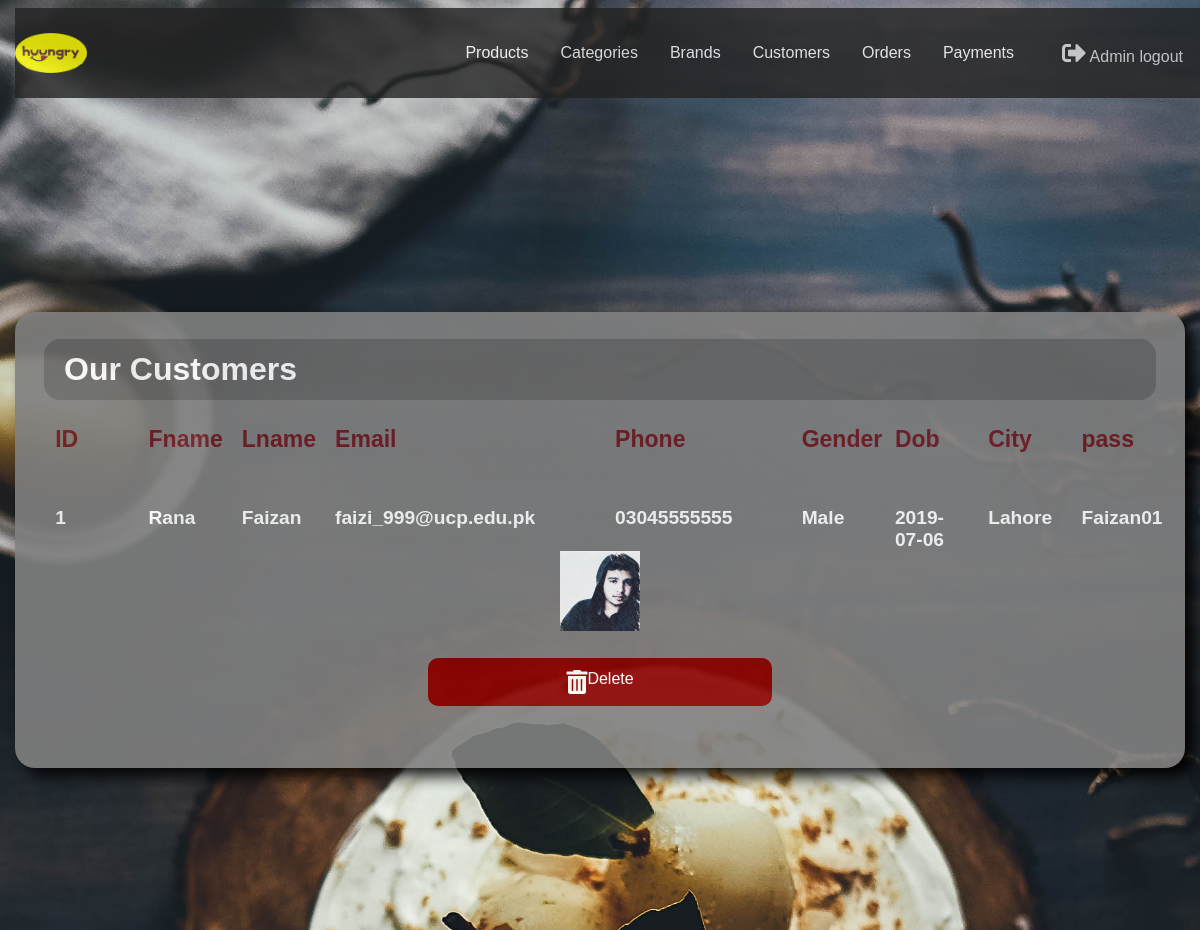
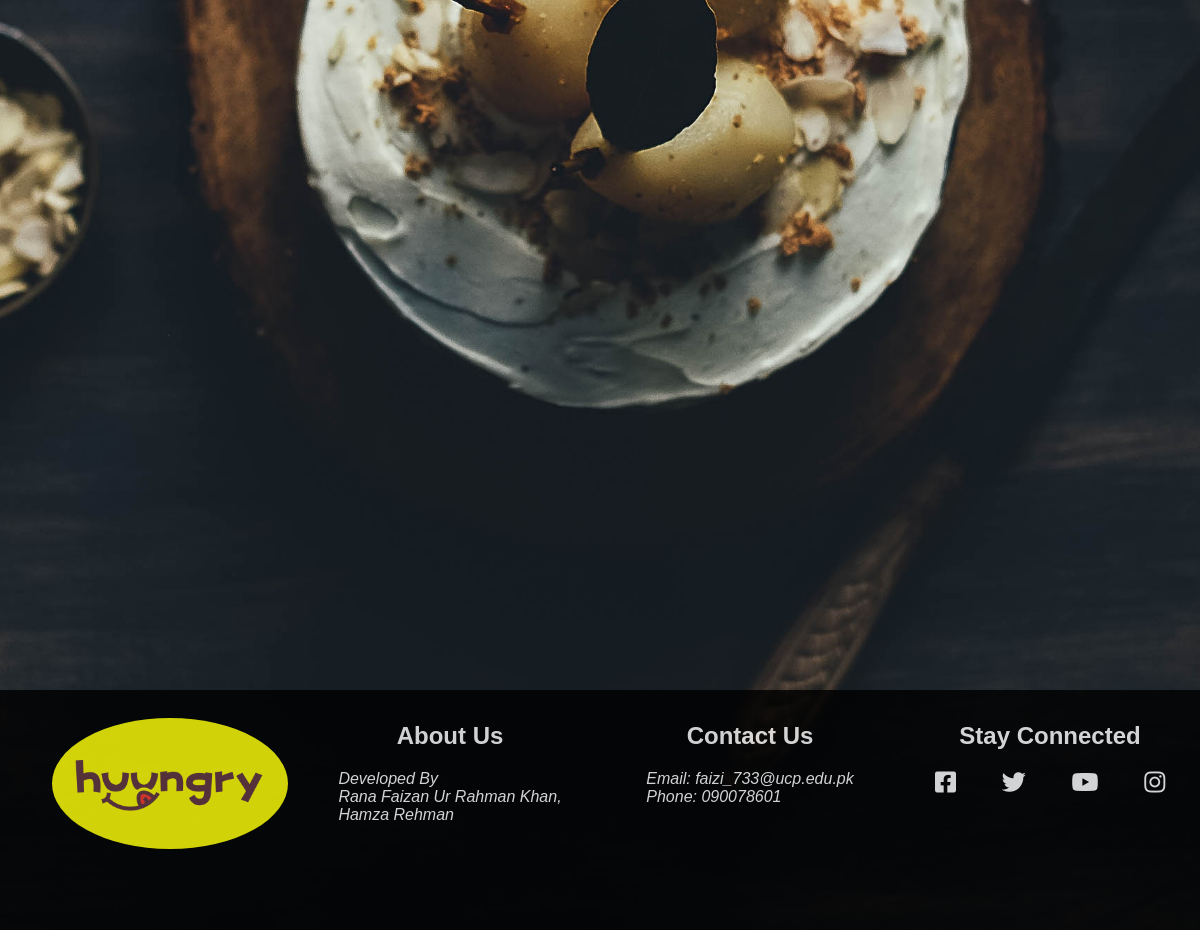
/admin/index.php?view_customers (signed in), run on the app's committed database (2 pictures, top to bottom).
### tables this page shows
CREATE TABLE `customers` (
  `cus_id` int(10) NOT NULL,
  `first_name` varchar(200) NOT NULL,
  `last_name` varchar(200) NOT NULL,
  `email` varchar(200) NOT NULL,
  `phone` varchar(200) NOT NULL,
  `gender` varchar(200) NOT NULL,
  `dob` varchar(200) NOT NULL,
  `city` varchar(200) NOT NULL,
  `cus_pass` varchar(200) NOT NULL,
  `cus_img` longblob NOT NULL
);

### admin/view_customers.php (the view, shortened to what this page needs)
<?php
$con = mysqli_connect("localhost","root","","huungry");
?>
<!DOCTYPE html>
<html lang="en">
<head>
    <link rel="stylesheet" href="../css\style.css">
    <link rel="stylesheet" href="css\navbar.css">
    <link rel="stylesheet" href="https://use.fontawesome.com/releases/v5.8.1/css/all.css"
>
</head>
<body class="col col-12">
<main class="homeindex">
    <div class="fullcontainer">
        <div class="container col-12" style="margin-top: 25%;">
            <form action="/action_page.php">
                <div class="row">
                    <div class="col-12">
                        <h1>Our Customers</h1>
                    </div>
                </div>
                <div class="row" style="font-size: larger; margin-bottom: 5%">
                    <div class="col col-1"><label for="fname"><span style="color: #721c24"><b>ID</b></span></label></div>
                    <div class="col col-1"><label for="fname"><span style="color: #721c24"><b>Fname</b></span></label></div>
                    <div class="col col-1"><label for="fname"><span style="color: #721c24"><b>Lname</b></span></label></div>
                    <div class="col col-3"><label for="fname"><span style="color: #721c24"><b>Email</b></span></label></div>
                    <div class="col col-2"><label for="fname"><span style="color: #721c24"><b>Phone</b></span></label></div>
                    <div class="col col-1"><label for="fname"><span style="color: #721c24"><b>Gender</b></span></label></div>
                    <div class="col col-1"><label for="fname"><span style="color: #721c24"><b>Dob</b></span></label></div>
                    <div class="col col-1"><label for="fname"><span style="color: #721c24"><b>City</b></span></label></div>
                    <div class="col col-1"><label for="fname"><span style="color: #721c24"><b>pass</b></span></label></div>
                </div>
                <?php
                $catQuery = "select * from customers";
                $catQueryResult = mysqli_query($con,$catQuery);
                while($row = mysqli_fetch_assoc($catQueryResult))
                {
                    $cus_id = $row['cus_id'];
                    $first_name = $row['first_name'];
                    $last_name = $row['last_name'];
                    $email = $row['email'];
                    $phone = $row['phone'];
                    $gender = $row['gender'];
                    $dob = $row['dob'];
                    $city = $row['city'];
                    $cus_pass = $row['cus_pass'];
                    $cus_img = $row['cus_img'];
                    echo "<div class=\"row\">
                            <div class=\"col col-1\"><label for=\"fname\"><span><b>$cus_id</b></span></label></div>
                            <div class=\"col col-1\"><label for=\"fname\"><span><b>$first_name</b></span></label></div>
                            <div class=\"col col-1\"><label for=\"fname\"><span><b>$last_name</b></span></label></div>
                            <div class=\"col col-3\"><label for=\"fname\"><span><b>$email</b></span></label></div>
                            <div class=\"col col-2\"><label for=\"fname\"><span><b>$phone</b></span></label></div>
                            <div class=\"col col-1\"><label for=\"fname\"><span><b>$gender</b></span></label></div>
                            <div class=\"col col-1\"><label for=\"fname\"><span><b>$dob</b></span></label></div>
                            <div class=\"col col-1\"><label for=\"fname\"><span><b>$city</b></span></label></div>
                            <div class=\"col col-1\"><label for=\"fname\"><span><b>$cus_pass</b></span></label></div>
                        </div>";
                    echo "<div class=\"row\">
                                     <div class=\"col col - 12\"><label for=\"fname\"><img src='product_images/$cus_img' width='80' height='80'></label></div>
                             </div>";
                    echo "<div class=\"row\">
                                    <div class=\"col col-4\" style='margin-bottom: 2%; margin-top: 2%;'>
                                        <a href=\"index.php?del_cus=$cus_id\" class=\"btn btn-danger\" style=' width: 100%;background-color: darkred;color: white;padding: 12px 20px;border: none;border-radius: 10px;cursor: pointer;' '>
                                        <i class=\"fa fa-trash-alt\"></i> Delete
                                        </a>
                                     </div>
                             </div>";
                }
                ?>
            </form>
        </div>
    </div>
</main>
</body>
</html>

### css/style.css (style rules this page uses)
body { background-image: url("../images/bg.jpg"); height: 100%; background-position: center; background-repeat: no-repeat; background-size: cover; overflow-x: hidden; }
body, html { font-size: 100%; font-family: "Helvetica", sans-serif; }
body,html { margin:0; padding: 0; }
main { height: 80em; }
.homeindex { height: 100em; }
.row { display: -ms-flexbox; display: flex; -ms-flex-wrap: wrap; flex-wrap: wrap; justify-content: center; margin-right: -15px; margin-left: -15px; }
.col { padding-right: 15px; padding-left: 15px; }
a { text-decoration: none; }
a i { font-size: x-large; }
body { font-family: Arial, Helvetica, sans-serif; }
* { box-sizing: border-box; }
h1 { width: 100%; background-color: dimgray; color: white; padding: 12px 20px; border: 4px solid gray; border-radius: 10px; margin-top: -17px; border-radius: 20px; }
span { font-family: "Lucida Sans", sans-serif; color: white; font-size: larger; }
.container { width: 100%; border-radius: 5px; background-color: gray; padding: 40px; margin-top: 6em; box-shadow: 10px 8px 15px black; opacity: 0.9; border-radius: 20px; }
.fullcontainer { display: flex; flex-wrap: wrap; justify-content: center; }
footer p,a,address { color: white; text-decoration: none; font-family: 'Noto Sans JP', sans-serif; display: flex; flex-wrap: wrap; justify-content: center; }
.col-1 { width: 8.33%; }
.col-2 { width: 16.66%; }
.col-3 { width: 25%; }
.col-4 { width: 33.33%; }
.col-12 { width: 100%; }

### admin/css/navbar.css (style rules this page uses)
body { background-image: url("../../images/bg.jpg"); height: 100%; background-position: center; background-repeat: no-repeat; background-size: cover; overflow-x: hidden; }
body, html { font-size: 100%; font-family: "Helvetica", sans-serif; }
body,html { margin:0; padding: 0; }
a { text-decoration: none; }
a i { font-size: x-large; }
body { font-family: Arial, Helvetica, sans-serif; }
* { box-sizing: border-box; }
footer p,a,address { color: white; text-decoration: none; font-family: 'Noto Sans JP', sans-serif; display: flex; flex-wrap: wrap; justify-content: center; }
.col-1 { width: 8.33%; }
.col-2 { width: 16.66%; }
.col-3 { width: 25%; }
.col-4 { width: 33.33%; }
.col-12 { width: 100%; }

### data on the page
customers: cus_id "1", first_name "Rana", last_name "Faizan", email "faizi_999@ucp.edu.pk", phone "03045555555", gender "Male", dob "2019-07-06", city "Lahore", cus_pass "Faizan01", cus_img (picture)
